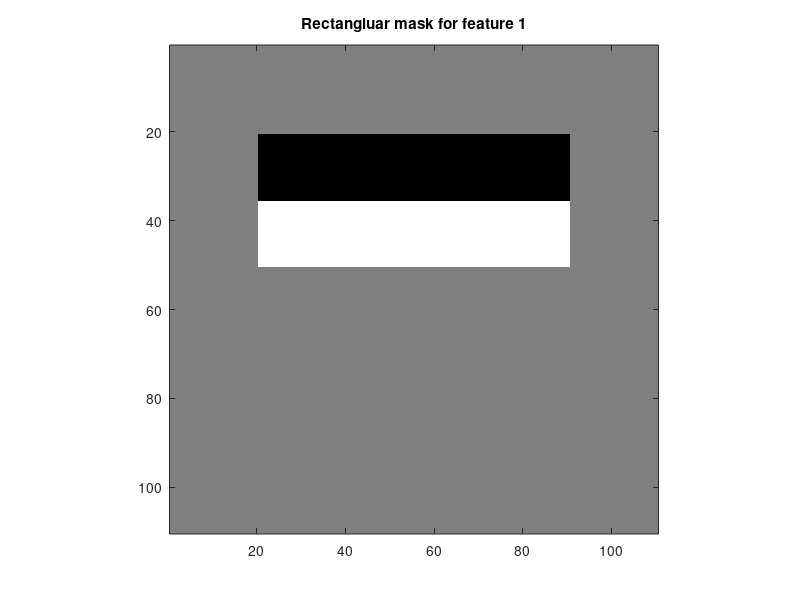
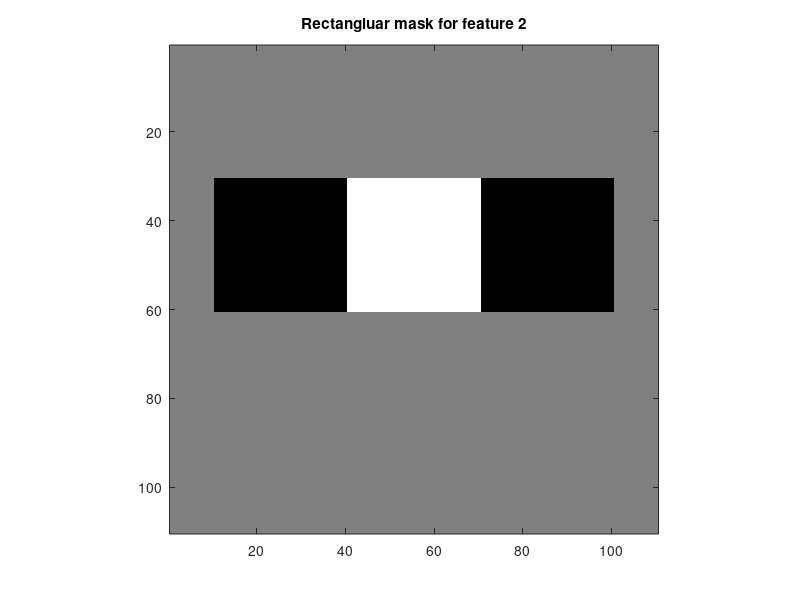
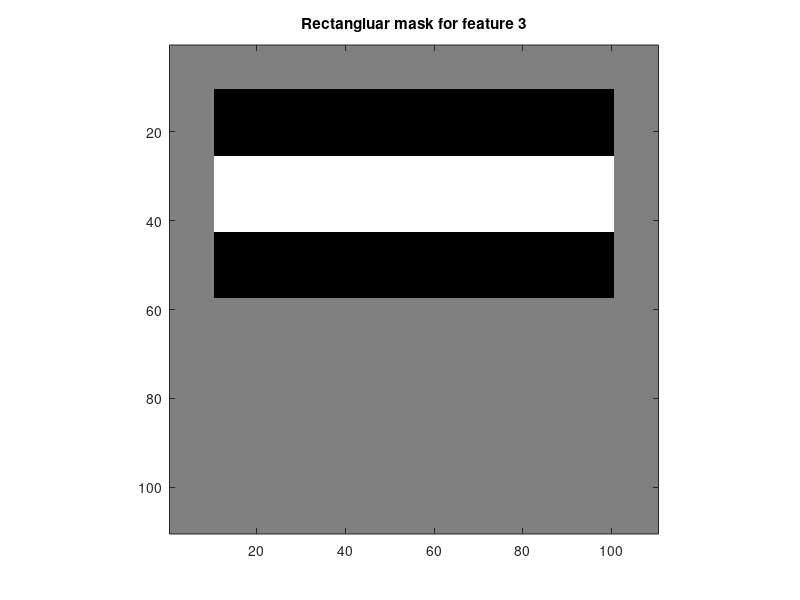
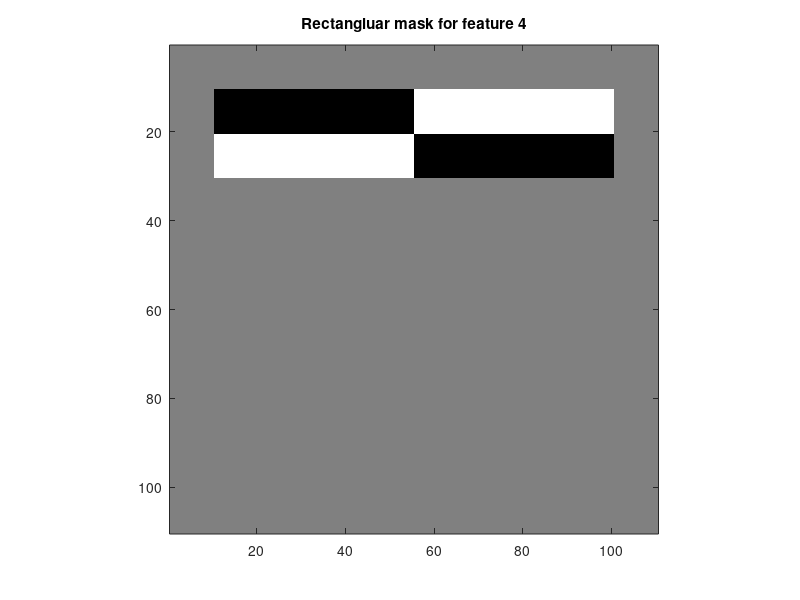

Write MATLAB code to recreate these figures, in order. (Note: this script raises an error after producing the figures.)
% Computational Vision
% 2014-2015
%
% Javier Fern?ndez, Alejandro Hern?ndez
%
% >> OBJECTIVE: 
% 1) Write the code for Exercise 2
% 2) Execute the code and check the results
% 3) Comment the experiments and results in a report

% main function
function FD_ex2()


clc; close all; clear;

%% Initialization
% Define Viola & Jones parameters for the first two feature masks
% SEE THE ATTACHED IMAGE FOR DETAILS!!!
L = 110;                         % mask size [px]
d1 = 20; d2 = 20; d3 = 30; d4 = 10; d5=10; d6=10; d7=10; d8=20;d9=10; % distances from the border
w1 = 70; w2 = 30; w3 = 30; w4=90; w5=45; w6=10; w7=40;       % width of the rectangles
h1 = 15; h2 = 30; h3=h1; h4=h1+2; h5=10; h6=20; h7=23; h8=24;% height of the rectangles
  

%% Draw the 2 feature masks (just for visualization purpose)
input('Press enter to visualize the two defined rectangular masks');
m1 = zeros(L,L);
m2 = zeros(L,L);
m3 = zeros(L,L);
m4 = zeros(L,L);
m5 = zeros(L,L);
m6 = zeros(L,L);

m1(d1+1:d1+h1,d2+1:d2+w1) = 1;
m1(d1+1+h1:d1+2*h1,d2+1:d2+w1) = 2;
figure('name','First rectangular mask');
imagesc(m1);
title('Rectangluar mask for feature 1');
axis square;
colormap([128 128 128; 0 0 0; 255 255 255]/255);

m2(d3+1:d3+h2,d4+1:d4+w2) = 1;
m2(d3+1:d3+h2,d4+w2+1:d4+w2+w3) = 2;
m2(d3+1:d3+h2,d4+w2+w3+1:d4+2*w2+w3) = 1;
figure('name','Second rectangular mask');
imagesc(m2);
title('Rectangluar mask for feature 2');
axis square;
colormap([128 128 128; 0 0 0; 255 255 255]/255);

m3(d5+1:d5+h3,d5+1:d5+w4) = 1;
m3(d5+1+h3:d5+2*h4,d5+1:d5+w4) = 2;
m3(d5+1+h4+h3:d5+h4+2*h3,d5+1:d5+w4) = 1;
figure('name','Third rectangular mask');
imagesc(m3);
title('Rectangluar mask for feature 3');
axis square;
colormap([128 128 128; 0 0 0; 255 255 255]/255);

m4(d6+1:d6+h5,d6+1:d6+w5) = 1;
m4(d6+1+h5:d6+2*h5,d6+1:d6+w5) = 2;
m4(d6+1:d6+h5,d6+w5+1:d6+2*w5) = 2;
m4(d6+1+h5:d6+2*h5,d6+w5+1:d6+2*w5) = 1;
figure('name','Fourth rectangular mask');
imagesc(m4);
title('Rectangluar mask for feature 4');
axis square;
colormap([128 128 128; 0 0 0; 255 255 255]/255);

m5(d7+1:d7+h6,d8+1:d8+w6) = 1;
m5(d7+1+h6:d7+h6+h7,d8+1:d8+w6) = 2;
m5(d7+1+h6+h7:d7+2*h6+h7,d8+1:d8+w6) = 1;
figure('name','Fifth rectangular mask');
imagesc(m5);
title('Rectangluar mask for feature 5');
axis square;
colormap([128 128 128; 0 0 0; 255 255 255]/255);

m6(d9+1:d9+h8,d9+1:d9+w7) = 1;
m6(d9+1:d9+h8,d9+w7+1:d9+2*w7) = 2;
figure('name','Sixth rectangular mask');
imagesc(m6);
title('Rectangluar mask for feature 6');
axis square;
colormap([128 128 128; 0 0 0; 255 255 255]/255);

%% Load image, compute Integral Image and visualize it

% Load image 'barcelona.jpg' and convert image from rgb to grayscale
I = imread('barcelona.jpg');

input('Press enter to see the integral image for barcelona.jpg');

% Compute the Integral Image
S = cumsum(cumsum(double(I),2));
figure('name','Integral Image for barcelona.jpg');

% computing integral image between 0 and 1
S01 = (S-min(S(:)))/(max(S(:))+min(S(:)));
imagesc(S01);
title('barcelona.jpg integral image');

%% Compute features for regions with faces

input('Press enter to compute the two features values for face regions');

% (X,Y) coordinates of the top-left corner of windows with face
XY_FACE = [242 129; 439 135; 673 102; 879 172; 1123 151; 1279 130; 161 300; 349 526; 659 523; 943 535; 1252 562]; % [x1 y1; x2 y2 .....]

% Initialize the feature matrix for faces
FEAT_FACE = [];

for i = 1:size(XY_FACE,1)
    
    % current top-left corner coordinates
    x = XY_FACE(i,1);
    y = XY_FACE(i,2);

    % compute area of regions A and B for the first feature
    % HERE WE USE INTEGRAL IMAGE!
    area_A = getRectangleArea(S,y,x,d1,d2,h1,w1);
    area_B = getRectangleArea(S,y+h1,x,d1,d2,h1,w1);
    
    % compute area of regions C, D and E for the second feature
    % HERE WE USE INTEGRAL IMAGE!

    area_C = getRectangleArea(S,y,x,d3,d4,h2,w2);
    area_D = getRectangleArea(S,y,x+w2,d3,d4,h2,w3);
    area_E = getRectangleArea(S,y,x+w2+w3,d3,d4,h2,w2);
    
    % compute area of regions F, G and H for the third feature
    area_F = getRectangleArea(S,y,x,d5,d5,h3,w4);
    area_G = getRectangleArea(S,y+h3,x,d5,d5,h4,w4);
    area_H = getRectangleArea(S,y+h3+h4,x,d5,d5,h3,w4);
    
    % compute area of regions H, J, K, L for the fourth feature
    area_I = getRectangleArea(S,y,x,d6,d6,h5,w5);
    area_J = getRectangleArea(S,y,x+w5,d6,d6,h5,w5);
    area_K = getRectangleArea(S,y+h5,x,d6,d6,h5,w5);
    area_L = getRectangleArea(S,y+h5,x+w5,d6,d6,h5,w5);
   
    % compute area of regions M, N, O for the fifth feature
    area_M = getRectangleArea(S,y,x,d7,d8,h6,w6);
    area_N = getRectangleArea(S,y+h6,x,d7,d8,h7,w6);
    area_O = getRectangleArea(S,y+h6+h7,x,d7,d8,h6,w6);  
    
    % compute area of regions P, Q for the sixth feature
    area_P = getRectangleArea(S,y,x,d9,d9,h8,w7);
    area_Q = getRectangleArea(S,y,x+w7,d9,d9,h8,w7); 
        
    % compute features value
    F1 = area_B - area_A;
    F2 = area_D - (area_C + area_E);
    F3 = area_G - (area_F + area_H);
    F4 = (area_J + area_K) - (area_I + area_L); 
    F5 = area_N - (area_M + area_O);
    F6 = area_Q - area_P;
    
    % cumulate the computed values
    FEAT_FACE = [FEAT_FACE; [F1 F2 F3 F4 F5 F6]];
end

disp('Feature face vector');
disp(FEAT_FACE);

%% Compute features for regions with non-faces
input('Press enter to compute the two features values for non-face regions');

% (X,Y) coordinates of the top-left corner of windows with non-face
XY_NON_FACE = [29 30; 454 409; 685 366; 988 27; 1445 30; 1123 436; 1033 1081; 842 1091; 347 1075; 116 582];

% Initialize the feature matrix for non-faces
FEAT_NON_FACE = [];

for i = 1:size(XY_NON_FACE,1)
    
    % current top-left corner coordinates
    x = XY_NON_FACE(i,1); y = XY_NON_FACE(i,2);
    
    
    % compute area of regions A and B for the first feature
    % HERE WE USE INTEGRAL IMAGE!
    area_A = getRectangleArea(S,y,x,d1,d2,h1,w1);
    area_B = getRectangleArea(S,y+h1,x,d1,d2,h1,w1);

    % compute area of regions C, D and E for the second feature
    % HERE WE USE INTEGRAL IMAGE!
    
    area_C = getRectangleArea(S,y,x,d3,d4,h2,w2);
    area_D = getRectangleArea(S,y,x+w2,d3,d4,h2,w3);
    area_E = getRectangleArea(S,y,x+w2+w3,d3,d4,h2,w2);

    % compute area of regions F, G and H for the third feature
    area_F = getRectangleArea(S,y,x,d5,d5,h3,w4);
    area_G = getRectangleArea(S,y+h3,x,d5,d5,h4,w4);
    area_H = getRectangleArea(S,y+h3+h4,x,d5,d5,h3,w4);
    
    % compute area of regions H, J, K, L for the fourth feature
    area_I = getRectangleArea(S,y,x,d6,d6,h5,w5);
    area_J = getRectangleArea(S,y,x+w5,d6,d6,h5,w5);
    area_K = getRectangleArea(S,y+h5,x,d6,d6,h5,w5);
    area_L = getRectangleArea(S,y+h5,x+w5,d6,d6,h5,w5);
   
    % compute area of regions M, N, O for the fifth feature
    area_M = getRectangleArea(S,y,x,d7,d8,h6,w6);
    area_N = getRectangleArea(S,y+h6,x,d7,d8,h7,w6);
    area_O = getRectangleArea(S,y+h6+h7,x,d7,d8,h6,w6);  
    
    % compute area of regions P, Q for the sixth feature
    area_P = getRectangleArea(S,y,x,d9,d9,h8,w7);
    area_Q = getRectangleArea(S,y,x+w7,d9,d9,h8,w7); 
            
    
    % compute features value
    F1 = area_B - area_A;
    F2 = area_D - (area_C + area_E);
    F3 = area_G - (area_F + area_H);
    F4 = (area_J + area_K) - (area_I + area_L); 
    F5 = area_N - (area_M + area_O);
    F6 = area_Q - area_P;

    
    % cumulate the computed values
    FEAT_NON_FACE = [FEAT_NON_FACE; [F1 F2 F3 F4 F5 F6]];
end
disp('Non-face features');
disp(FEAT_NON_FACE);

% %% Visualize samples in the feature space by using two-first principal components;
input('Press enter to visualize face and non-face features principal components');

pca_feat_face = FEAT_FACE*pca(FEAT_FACE);
pca_feat_non_face = FEAT_NON_FACE*pca(FEAT_NON_FACE);

figure('name','Face and non-face PCA-feature space for the different samples')
hold on
scatter(pca_feat_face(:,1),pca_feat_face(:,2),'g');
scatter(pca_feat_non_face(:,1),pca_feat_non_face(:,2),'r');
xlabel('Feature 1 PCA');
ylabel('Feature 2 PCA');
title('Feature space');


%% Visualize image with used regions
input('Press enter to visualize face and non-face features over the image');
figure('name','Face and non-face for the different samples over the image')
imshow(I);

% patches with faces
for i = 1:size(XY_FACE,1)
    PATCH = [XY_FACE(i,:) L L];
    Rectangle = [PATCH(1) PATCH(2); PATCH(1)+PATCH(3) PATCH(2); PATCH(1)+PATCH(3) PATCH(2)+PATCH(4); PATCH(1)  PATCH(2)+PATCH(4); PATCH(1) PATCH(2)];
    hold on;
    plot (Rectangle(:,1), Rectangle(:,2), 'g');
    hold off;
end

% patches without faces
for i = 1:size(XY_NON_FACE,1)
    PATCH = [XY_NON_FACE(i,:) L L];
    Rectangle = [PATCH(1) PATCH(2); PATCH(1)+PATCH(3) PATCH(2); PATCH(1)+PATCH(3) PATCH(2)+PATCH(4); PATCH(1)  PATCH(2)+PATCH(4); PATCH(1) PATCH(2)];
    hold on;
    plot (Rectangle(:,1), Rectangle(:,2), 'r');
    hold off;
end


%% Part 2:
% Testing madrid.jpg as test image

input('Press enter to test madrid image on classifier');
I = imread('madrid.jpg');

% Madrid manually obtained mask points
x1 = [201;389;695;1015;1190;1218;1032;807;603;431;207;63;59;519;857;1007;1274;1492;1446;371;49;859;]
y1 = [171;231;231;313;209;71;67;83;105;91;63;31;479;716;514;447;493;227;610;894;850;403;]

maskInfo = [L,d1,d2,d3,d4,d5,d6,d7,d8,d9,w1,w2,w3,w4,w5,w6,w7,h1,h2,h3,h4,h5,h6,h7,h8];
trainAndClassifyMultiFeatures(FEAT_FACE,FEAT_NON_FACE,I,x1,y1,maskInfo);

%% Part 2:
% Testing madrid.jpg as test image, with very marked negative windows

input('Press enter to test madrid image on classifier');
I = imread('madrid.jpg');

% Madrid manually obtained mask points
x1 =[199;387;693;1013;1188;1218;1030;803;601;431;201;1476;1484;1480;1488;1486;1460;15;23;21;9;149;387;]
y1 =[167;211;221;301;205;71;65;91;97;89;65;846;674;469;361;197;45;19;99;195;267;920;918;]

maskInfo = [L,d1,d2,d3,d4,d5,d6,d7,d8,d9,w1,w2,w3,w4,w5,w6,w7,h1,h2,h3,h4,h5,h6,h7,h8];
trainAndClassifyMultiFeatures(FEAT_FACE,FEAT_NON_FACE,I,x1,y1,maskInfo);


end
